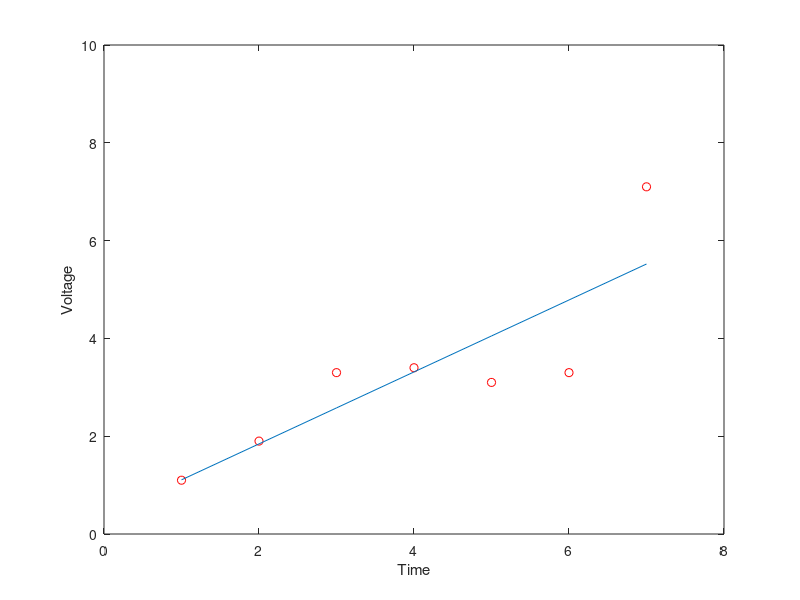

This figure's MATLAB source:
x= 1:7
y= [1.1, 1.9, 3.3, 3.4, 3.1, 3.3, 7.1] 
coefs = polyfit(x,y,1); 
curve = polyval(coefs,x); 
plot(x,y,'ro',x,curve) 
xlabel('Time') 
ylabel('Voltage')
axis([0 8 0 10])


